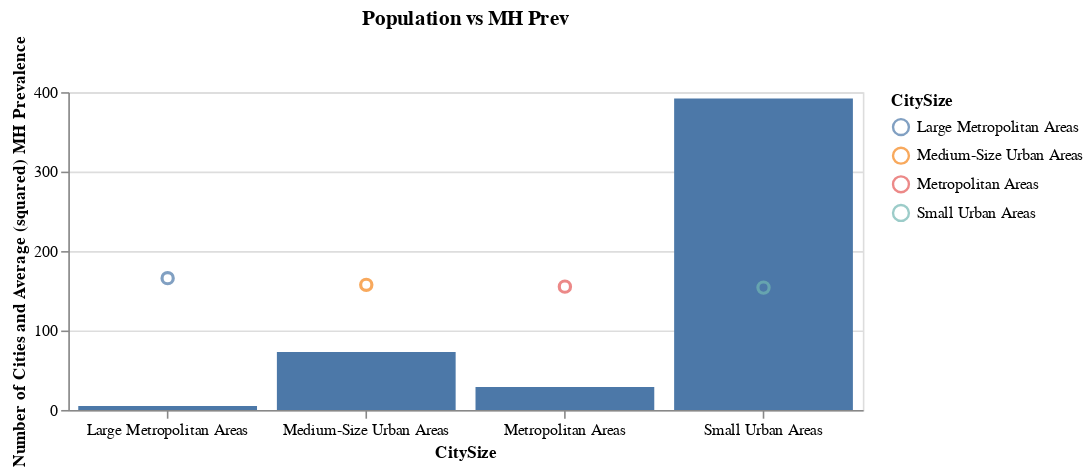

This figure's notebook cell:
### Code cell
# call function to present the Population vs. MH Prev
mh.mh_pop_vs_mh(df_CitySzie)

### Figure 1 — Vega-Lite specification as saved in the notebook (floating-point values rounded to 4 significant figures)
{"config": {"view": {"continuousWidth": 300, "continuousHeight": 300}}, "layer": [{"mark": {"type": "bar"}, "encoding": {"x": {"axis": {"labelAngle": 0}, "field": "CitySize", "type": "nominal"}, "y": {"field": "Population2010", "title": "Number of Cities and Average (squared) MH Prevalence", "type": "quantitative"}}, "title": "Population vs MH Prev"}, {"mark": {"type": "point", "size": 50}, "encoding": {"color": {"field": "CitySize", "type": "nominal"}, "x": {"field": "CitySize", "type": "nominal"}, "y": {"field": "square_MHLTH_AdjPrev", "type": "quantitative"}}}], "data": {"name": "data-8c68d9cd836fd2714c7db1000446772e"}, "height": 200, "width": 500, "$schema": "https://vega.github.io/schema/vega-lite/v5.17.0.json", "datasets": {"data-8c68d9cd836fd2714c7db1000446772e": [{"CitySize": "Large Metropolitan Areas", "Population2010": 5, "MHLTH_AdjPrev": 12.88, "square_MHLTH_AdjPrev": 165.9}, {"CitySize": "Medium-Size Urban Areas", "Population2010": 73, "MHLTH_AdjPrev": 12.55, "square_MHLTH_AdjPrev": 157.5}, {"CitySize": "Metropolitan Areas", "Population2010": 29, "MHLTH_AdjPrev": 12.46, "square_MHLTH_AdjPrev": 155.2}, {"CitySize": "Small Urban Areas", "Population2010": 392, "MHLTH_AdjPrev": 12.41, "square_MHLTH_AdjPrev": 154.0}]}}
